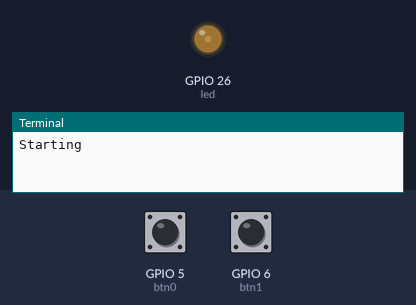
The program below on a simulated Raspberry Pi (BCM pin numbers). Shown: output pins drawn as LEDs (lit = HIGH), the last lines printed to the terminal. Inputs (shaded band) come from the test bench; at power-on: GPIO 6 (btn1) LOW, GPIO 5 (btn0) LOW.

Above: at 0.21 s.
At 1.29 s:
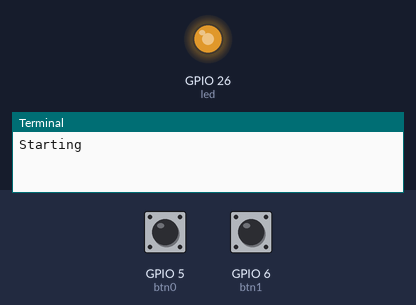
1.3 s: GPIO 6 (btn1) pulled HIGH for 0.15 s
At 4.0 s:
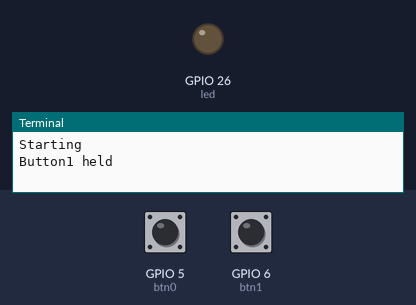
Timing chart, 0 to 5.5 s (numbered marks = the images above; inputs shaded):
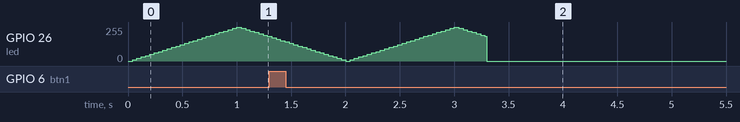

The program:

eamodul.py
```python
#!/usr/bin/env python3
"""This script can be installed on you pi. Together with the EA-Modul
it provides the possibilty to turn off the pi with the press of a
button (for 5 seconds). Further the green LED is pulsing when the pi
is started. You can stop this script by pressing the other button (for
2 seconds).

INSTALLATION:

1. Copy the file to /home/pi/bin/eamodul.py

2. Install the script in your crontab such that it will be executed on
   startup:

   $ crontab -e

   Insert the following line

   @reboot /home/pi/bin/eamodul.py

3. Have fun :)


If the EAModul should be used otherwise, the script can be terminated
by pressing the other button.

"""

import gpiozero
import os
import time

# pins are considered in BCM
green_pin = 26
taster0_pin = 5
taster1_pin = 6

led = gpiozero.PWMLED(green_pin)

def btn0_held():
    print("Button0 held")
    os.system("sudo shutdown -h now")

def btn1_held():
    print("Button1 held")
    led.close()

    # fetch process id and kill myself
    # simple exit does not work due to several threads
    pid = os.getpid()
    os.system("kill " + str(pid))

def main():
    print("Starting")

    btn0 = gpiozero.Button(taster0_pin, pull_up=False, hold_time=5)
    btn0.when_held = btn0_held

    btn1 = gpiozero.Button(taster1_pin, pull_up=False, hold_time=2)
    btn1.when_held = btn1_held

    led.pulse()

    while True:
        time.sleep(100)


if __name__ == "__main__":
    main()
```
